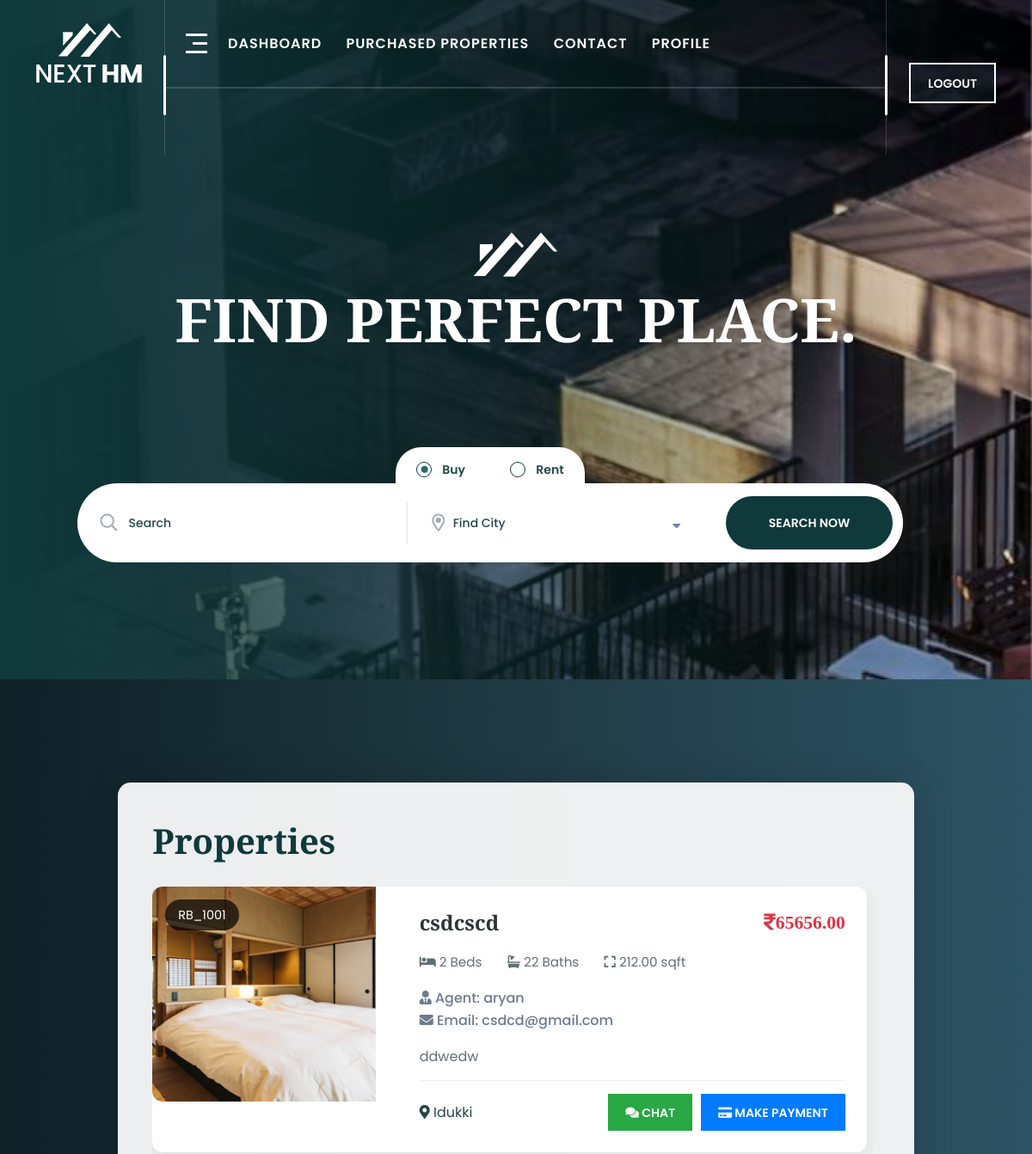
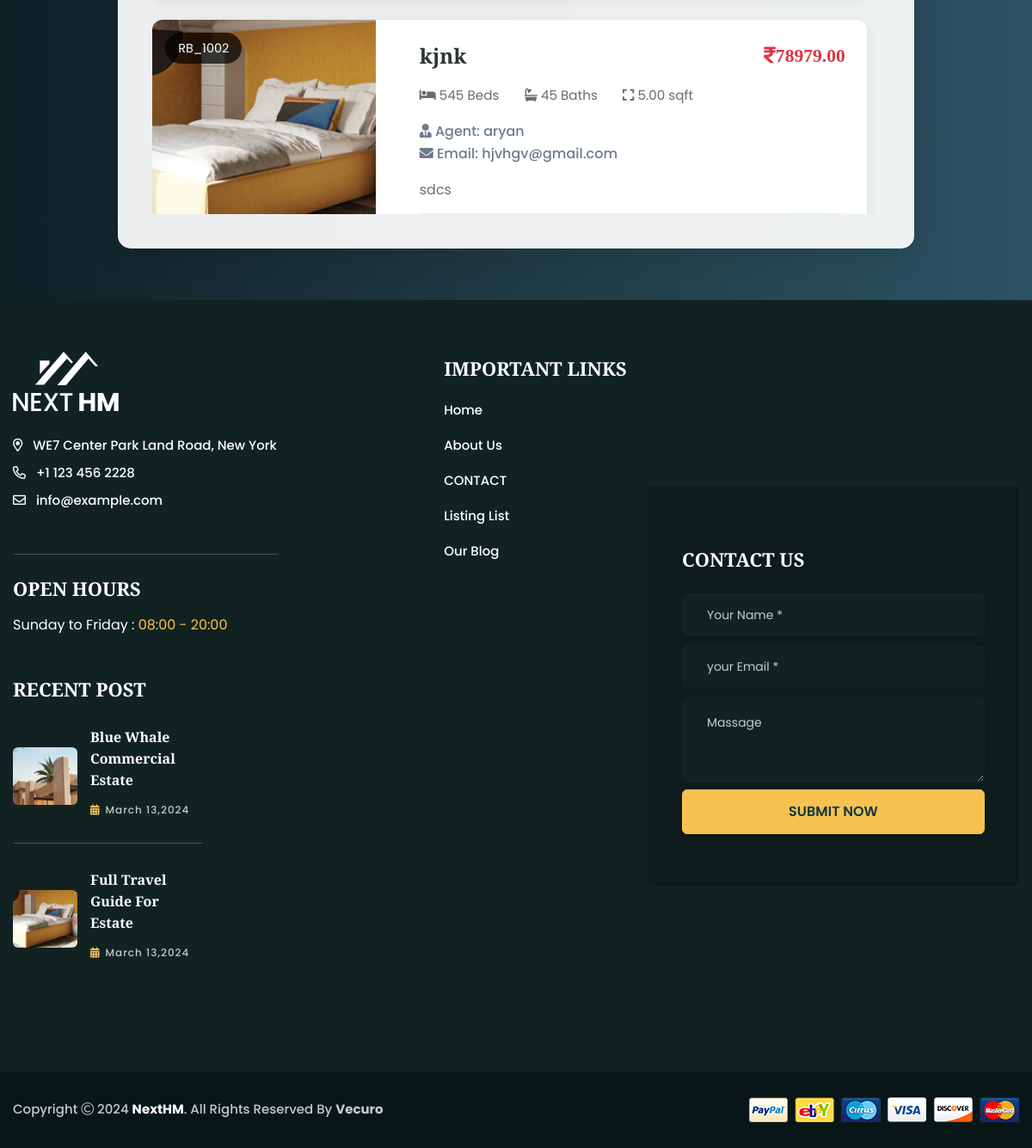
The app's page /accounts/user_dashboard (signed in) with its own data (2 pictures, top to bottom).
### property/models.py (models this page shows, shortened)
class Property(models.Model):
    SALE = 'sale'
    RENT = 'rent'
    CATEGORY_CHOICES = [
        (SALE, 'Sale'),
        (RENT, 'Rent'),
    ]
    PROPERTY_STATUS =(
    ('available','Available' ),
    ('BOOKED', 'Booked')
)
    property_id = models.CharField(max_length=20, unique=True, blank=True)
    title = models.CharField(max_length=255)
    tagline = models.CharField(max_length=255)
    phone_no = models.CharField(max_length=15)
    email = models.EmailField()
    location = models.CharField(max_length=255)
    starting_price = models.DecimalField(max_digits=10, decimal_places=2)
    area_size = models.DecimalField(max_digits=10, decimal_places=2)
    category = models.CharField(max_length=4, choices=CATEGORY_CHOICES, default=SALE)
    cover_photo = models.ImageField(upload_to='property_photos')
    num_beds = models.IntegerField()
    num_bathrooms = models.IntegerField()
    features = models.ManyToManyField('Feature', related_name='properties')
    description = models.TextField()
    status = models.CharField(max_length=10, choices=PROPERTY_STATUS, default='available')
    agent = models.ForeignKey(User, on_delete=models.CASCADE)  # Linking to the agent

### accounts/views.py (the view)
# urls.py: path('user_dashboard',views.user_dashboard,name='user_dashboard'),
@login_required
def user_dashboard(request):
    category_filter = request.GET.get('category', 'sale')  # Default to 'sale'
    location_filter = request.GET.get('location', '')  # Default to empty string (no location filter)
    search_query = request.GET.get('search', '')  # Default to empty string (no search filter)
    proplist = Property.objects.filter(category=category_filter)
    if location_filter:
        proplist = proplist.filter(location=location_filter)
    if search_query:
        proplist = proplist.filter(title__icontains=search_query)
    distinct_locations = Property.objects.filter(category=category_filter).values('location').distinct()
    return render(request, 'user_dashboard.html', {
        'proplist': proplist,
        'selected_category': category_filter,
        'distinct_locations': distinct_locations
    })

### templates/user_dashboard.html (shortened to what this page needs)
{% extends 'userbase.html' %}
{% block content %}
{% load static %}
<div class="hero-layout1" data-bg-src="{% static 'assets/img/bg/hero-bg-1-3.jpg' %}">
    <div class="overlay"></div>
    <div class="container">
        <div class="row justify-content-center text-center">
            <div class="col-lg-12 col-xl-11">
                <div class="hero-content">
                    <div class="hero-logo">
                        <img src="{% static 'assets/img/hero-logo.png' %}" alt="nextHM">
                    </div>
                    <h1 class="hero-title text-white">Find Perfect Place.</h1>
                </div>
                <div class="hero-bottom d-none d-lg-block">
                    <form class="search-form form-style1" action="{% url 'accounts:user_dashboard' %}" method="get">
                        <div class="form-top">
                            <div class="form-check form-check-inline">
                                <label class="form-check-label" for="buyRadio">Buy</label>
                            </div>
                            <div class="form-check form-check-inline">
                                <label class="form-check-label" for="rentRadio">Rent</label>
                            </div>
                        </div>
                        <div class="form-bottom">
                            <div class="row align-items-center gx-3 gx-lg-0 gy-3">
                                <div class="form-group position-relative col-md-6 col-lg">
                                    <input type="text" name="search" class="form-control ps-5" placeholder="Search"
                                           value="{{ request.GET.search }}">
                                    <i class="far fa-search position-absolute" style="left: 15px; top: 50%; transform: translateY(-50%);"></i>
                                  </div>
                                <div class="form-group col-md col-lg">
                                    <select class="form-select" name="location">
                                        <option value="" disabled selected hidden>Find City</option>
                                      </select>
                                    <i class="far fa-map-marker-alt"></i>
                                    <span class="fas fa-sort-down"></span>
                                </div>
                                <div class="col-auto">
                                    <button class="vs-btn style2" type="submit">Search Now</button>
                                </div>
                            </div>
                        </div>
                    </form>
                </div>
            </div>
        </div>
    </div>
</div>
<div class="listings-content-wrapper">
  <div class="container">
      <div class="row justify-content-center">
          <div class="col-xl-10 col-lg-12">
              <div class="listings-frame">
                  <h2 class="section-title">Properties</h2>
                  <div class="scrollable-listings-container">
                      {% for p in proplist %}
                      <div class="vs-property-box">
                          <div class="row g-0">
                              <div class="col-md-4">
                                  <div class="property-img">
                                      <img src="{{ p.cover_photo.url }}" alt="{{ p.title }}" class="img-fluid">
                                      <div class="property-id-badge">
                                          {{ p.property_id }}
                                      </div>
                                  </div>
                              </div>
                              <div class="col-md-8">
                                  <div class="property-content">
                                      <div class="d-flex justify-content-between align-items-center mb-3">
                                          <h3 class="property-title">{{ p.title }}</h3>
                                          <span class="property-price fas fa-rupee-sign">{{ p.starting_price }}</span>
                                      </div>
                                      <div class="property-meta mb-3">
                                          <span><i class="fas fa-bed"></i> {{ p.num_beds }} Beds</span>
                                          <span><i class="fas fa-bath"></i> {{ p.num_bathrooms }} Baths</span>
                                          <span><i class="fas fa-expand"></i> {{ p.area_size }} sqft</span>
                                      </div>
                                      <div class="property-agent mb-3">
                                          <i class="fas fa-user-tie"></i> Agent: {{ p.agent.get_full_name|default:p.agent.username }}
                                          <br>
                                          <i class="fas fa-envelope"></i> Email: {{ p.email}}
                                      </div>
                                      <p class="property-text">{{ p.description|truncatechars:200 }}</p>
                                      <div class="property-footer d-flex justify-content-between align-items-center">
                                          <div class="property-location">
                                              <i class="fas fa-map-marker-alt"></i> {{ p.location }}
                                          </div>
                                          <div class="property-actions">
                                            <a href="{% url 'accounts:chat_view' p.id %}" class="vs-btn vs-btn-sm btn-chat">
                                                <i class="fas fa-comments"></i> Chat
                                              </a>
                                            <a href="{% url 'accounts:payments' p.property_id %}" class="vs-btn vs-btn-sm btn-payment">
                                                <i class="fas fa-credit-card"></i> Make Payment
                                            </a>
                                        </div>
                                      </div>
                                  </div>
                              </div>
                          </div>
                      </div>
                      {% empty %}
                      <div class="col-12 text-center py-5">
                          <h4 class="text-muted">No properties found</h4>
                      </div>
                      {% endfor %}
                  </div>
              </div>
          </div>
      </div>
  </div>
</div>
{% endblock %}

### templates/user_dashboard.html (style rules this page uses)
.hero-layout1 { background-attachment: fixed; background-size: cover; background-position: center; position: relative; z-index: 1; }
.listings-content-wrapper { position: relative; z-index: 2; padding: 120px 0 60px; min-height: 100vh; background: linear-gradient(to right, #0f2027, #203a43, #2c5364); }
.listings-frame { background: rgba(255, 255, 255, 0.92); border-radius: 15px; box-shadow: 0 0 40px rgba(0,0,0,0.15); padding: 40px; }
.scrollable-listings-container { max-height: 70vh; overflow-y: auto; padding-right: 15px; margin-top: 25px; }
.vs-property-box { background: #fff; border-radius: 12px; box-shadow: 0 3px 15px rgba(0,0,0,0.08); margin-bottom: 25px; transition: all 0.3s ease; }
.property-img { height: 250px; overflow: hidden; position: relative; border-radius: 12px 0 0 12px; }
.property-img img { width: 100%; height: 100%; object-fit: cover; transition: transform 0.3s ease; }
.property-id-badge { position: absolute; top: 15px; left: 15px; background: rgba(0,0,0,0.7); color: #fff; padding: 5px 15px; border-radius: 20px; font-size: 0.9rem; }
.property-content { padding: 25px; min-height: 250px; display: flex; flex-direction: column; justify-content: space-between; }
.property-title { font-size: 1.5rem; color: #2d3436; margin-bottom: 0; font-weight: 600; }
.property-price { font-size: 1.35rem; color: #dc3545; font-weight: 600; }
.property-meta span { margin-right: 25px; color: #636e72; font-size: 0.95rem; }
.property-agent { color: #6d7b8d; font-weight: 500; }
.property-text { color: #636e72; line-height: 1.6; margin-bottom: 15px; }
.property-footer { border-top: 1px solid #eee; padding-top: 15px; margin-top: auto; }
.btn-chat { background-color: #28a745; color: white; }
.btn-payment { background-color: #007bff; color: white; }
.property-actions { display: flex; gap: 10px; flex-wrap: wrap; }

### records on screen
Property: cover_photo (picture), property_id "RB_1001", title "csdcscd", starting_price "65656.00", num_beds "2", num_bathrooms "22", area_size "212.00", agent.get_full_name "aryan", email "csdcd@gmail.com", description "ddwedw", location "Idukki"
Property: cover_photo (picture), property_id "RB_1002", title "kjnk", starting_price "78979.00", num_beds "545", num_bathrooms "45", area_size "5.00", agent.get_full_name "aryan", email "hjvhgv@gmail.com", description "sdcs"
